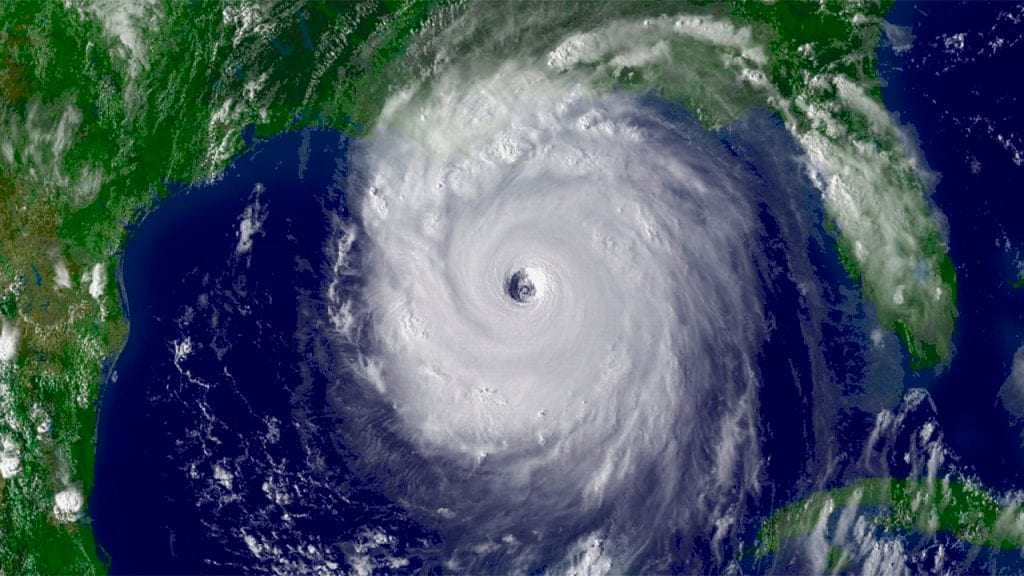
#> input picture Notebooks/Victoria Folder/hurricane.jpg.jpg, 1024 x 576 px
$ jupyter execute --allow-errors Pizzini_Hurricane_Image.ipynb   (shell and % lines are left out)
#> lines starting #> are read from the running program, lines starting #| are printed output that depends on the picture
[cell 1]
import imageio

[cell 2]
im = imageio.imread('hurricane.jpg.jpg')
#> im is the input picture: shape (576, 1024, 3); mean R, G, B 70.3, 84.1, 98.6

# Print the image dimensions
print('Original image shape: {}'.format(im.shape))
#| Original image shape: (576, 1024, 3)

# Coerce the image into grayscale format (if not already)
from skimage.color import rgb2gray
im_gray = rgb2gray(im)
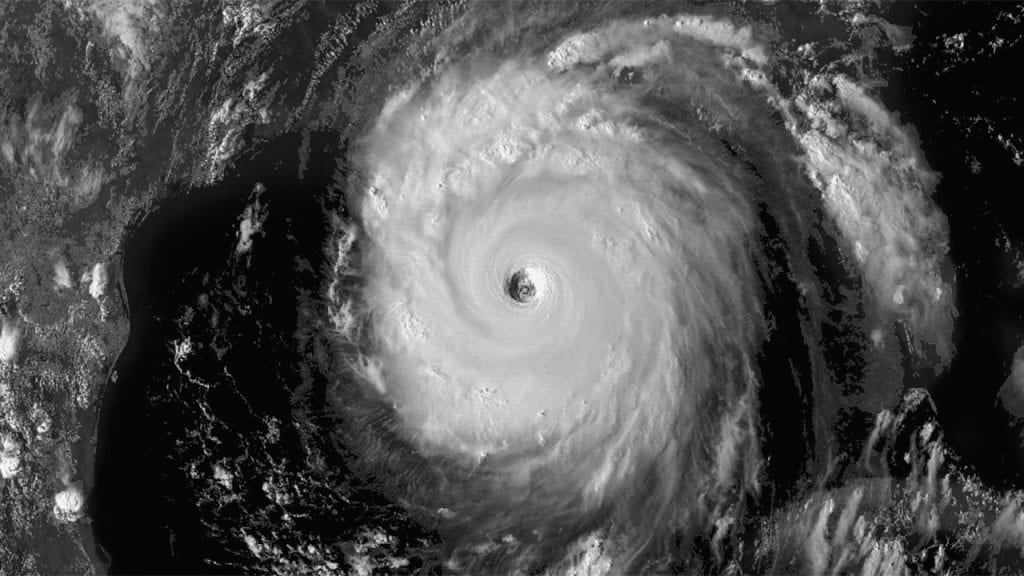
#> im_gray: shape (576, 1024) float64; min 0.00905, max 0.999, mean 0.322
print('New image shape: {}'.format(im_gray.shape))
#| New image shape: (576, 1024)

### CAREFUL! For images, the y (short) dimension appears to come first
NX = im_gray.shape[1]
#> NX = 1024
NY = im_gray.shape[0]
#> NY = 576

[cell 3]

# Now, let's plot the data
import matplotlib.pyplot as plt

plt.figure(figsize=(10,4))

plt.subplot(1,2,1)
plt.imshow(im)
plt.axis('off')
plt.title('Original Image')

plt.subplot(1,2,2)
plt.imshow(im_gray, cmap='gray')
plt.axis('off')
plt.title('Grayscale Image')

plt.tight_layout()
plt.show()
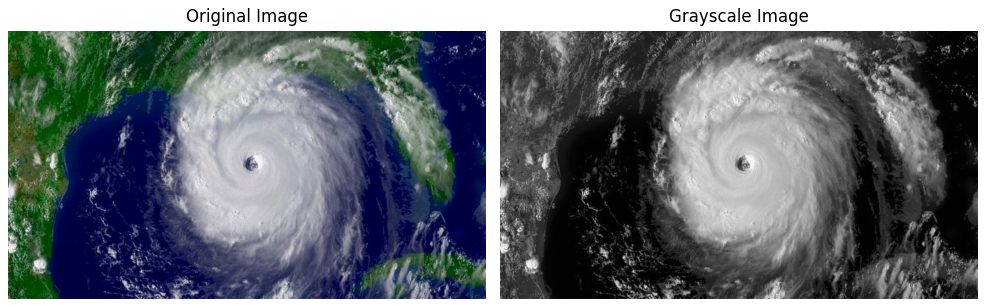
#> figure drawn by matplotlib, 2 panels

[cell 4]
from numpy import fft
import numpy as np

[cell 5]
## Power spectrum abs(fft)
imhat = fft.fft2(im_gray)
print(np.size(imhat))
#| 589824
## Shift low frequencies to the center instead of around 0,0
power = fft.fftshift(np.abs(imhat))

# Quick look: log, and shift origin to center of image
plt.imshow( np.log(power) ); plt.colorbar(); plt.title('FFT, shifted to center 0 frequency')
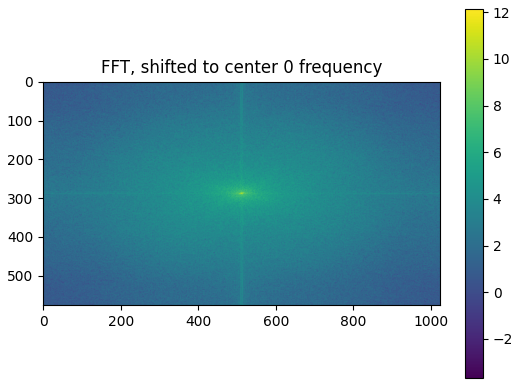
#> figure drawn by matplotlib, 2 panels

[cell 6]
# Wavenumbers k, l in x,y directions: CYCLES PER DOMAIN

k = np.arange(NX) - NX/2
#> k = 1024 values from -512 to 511
l = np.arange(NY) -NY/2
#> l = 576 values from -288 to 287

# Make 2D arrays of them
kk, ll = np.meshgrid(k,l)

# Total wavenumber (distance from origin)
kl = np.sqrt(kk**2 + ll**2)
plt.imshow( kl ); plt.colorbar(); plt.title('Total wavenumber kl on k,l axes')
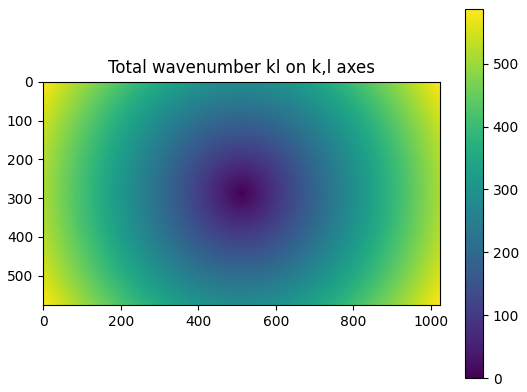
#> figure drawn by matplotlib, 2 panels

[cell 7]
def plot_center(power, dx, dy):

# Subset around origin
#> called with dx = 40, dy = 30
    pow = power[ int(NY/2-dy):int(NY/2+dy), int(NX/2-dx):int(NX/2+dx) ]
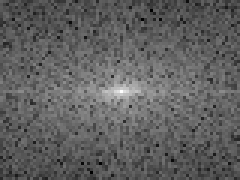
#> pow: shape (60, 80) float64 (shown 3 times larger); min 2.33, max 12.16, mean 6.04; drawn with min black and max white
    klsub = kl[ int(NY/2-dy):int(NY/2+dy), int(NX/2-dx):int(NX/2+dx) ]

# Plot
    plt.figure(figsize=(10,4))
# Image
    plt.subplot(1,2,1)
    plt.imshow(im_gray, cmap='gray')
    plt.axis('off')
    plt.title('Grayscale Image')
#Spectrum
    plt.subplot(1,2,2)
    plt.imshow( (pow), vmin=6, vmax=10 ); plt.colorbar()
    plt.set_cmap('plasma')
    plt.axis('off')
    plt.title('Low wavenumbers (contours every 5)')
    plt.contour(klsub, [5,10,15,20,25,30,35], colors='k')
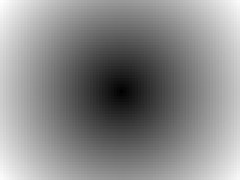
#> klsub: shape (60, 80) float64 (shown 3 times larger); min 0, max 50, mean 27; drawn with min black and max white
    plt.tight_layout()
    plt.show()
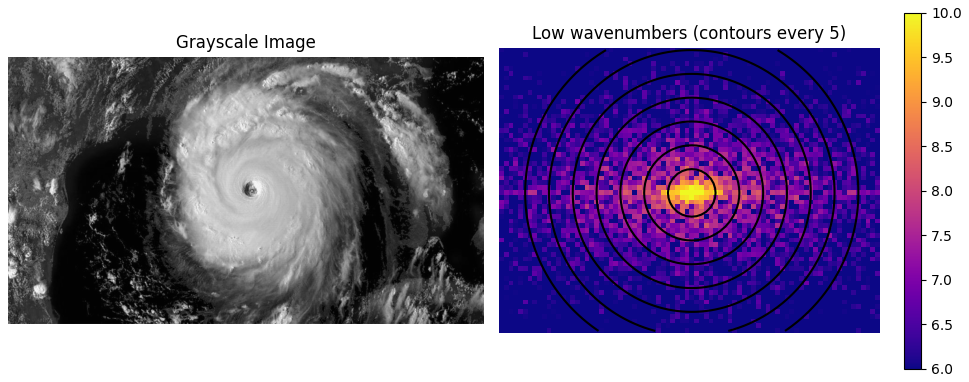
#> figure drawn by matplotlib, 3 panels

[cell 8]
plot_center(np.log(power), 40, 30)

[cell 9]
import xarray as xr
bins=np.arange(1,20) #bins for total wavenumber
#create a xarray data structure

#> (the rest of this cell did not finish here and is left out)

[cell 10]
# Reonstruct a spectrum using real and fake (random) phase info

Phase_synth = np.random.uniform(low=0, high=2*np.pi, size=np.shape(imhat))

# Phase should be symmetric as power is -- figure out how to copy it
# Phase_synth[NX/2:,:] = Phase_synth[0:NX]

imhat_synth = np.abs(imhat) * np.exp(1j*Phase_synth)

im_synth = fft.ifft2(imhat_synth).real
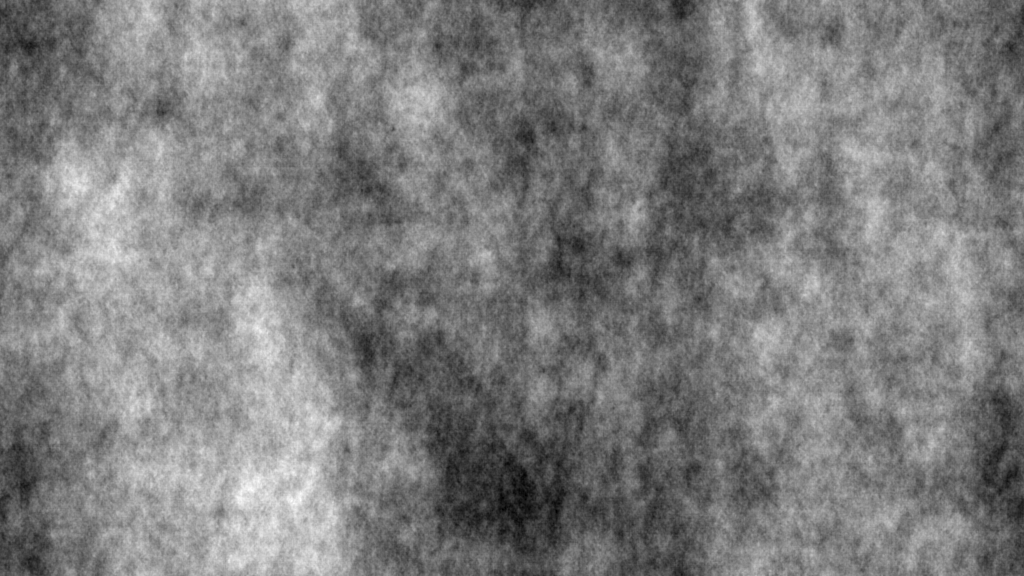
#> im_synth: shape (576, 1024) float64; min -0.859, max 0.265, mean -0.307; drawn with min black and max white
im_recon = fft.ifft2(imhat).real
plt.figure(figsize=(10,4))

plt.subplot(1,2,1)
plt.imshow(im_recon, cmap='gray')
plt.axis('off')
plt.title('Recon of original Image')

plt.subplot(1,2,2)
plt.imshow(im_synth, cmap='gray')
plt.axis('off')
plt.title('Recon with randomized phases')

plt.tight_layout()
plt.show()
